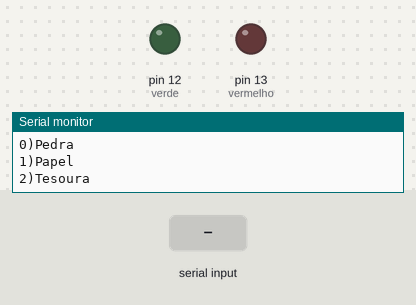
Simulated run of this sketch. Board: Arduino Uno, built with avr-gcc and run on an emulated ATmega328P. On the bench: output pins drawn as LEDs (lit = HIGH), the last lines printed to the serial monitor. The test bench sets the inputs (shaded band). Random numbers use the default seed unless the sketch sets one.

Above: at 1.2 s.
1.3 s: "90,45\n" received over Serial
At 3.6 s:
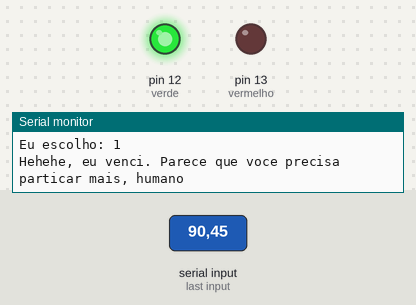
3.9 s: "30,150\n" received over Serial
At 6.6 s:
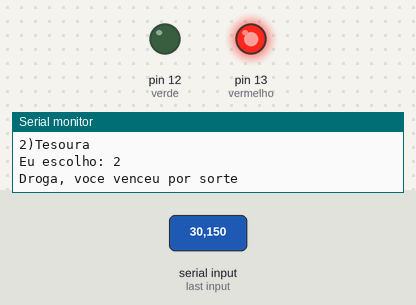
6.9 s: "0\n" received over Serial
At 8.3 s:
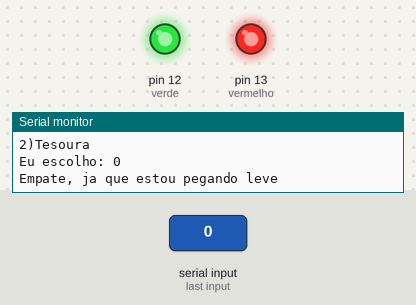
9.9 s: "1\n" received over Serial
12.9 s: "2\n" received over Serial
At 17.0 s:
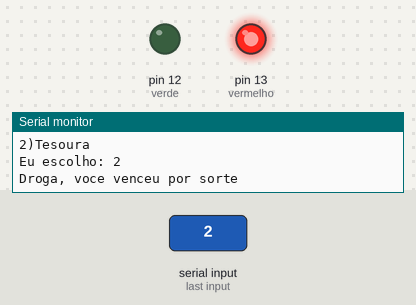
Timing chart, 0 to 19.4 s (numbered marks = the images above; inputs shaded):
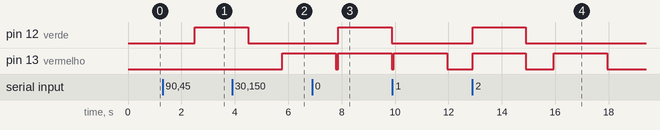

Measured:
- after the input at 1.3 s, pin 12 (verde): LOW → HIGH after 1.2 s
- after the input at 3.9 s, pin 13 (vermelho): LOW → HIGH after 1.9 s
- after the input at 6.9 s, pin 12 (verde): LOW → HIGH after 0.97 s, → LOW 2.0 s later
- after the input at 12.9 s, pin 12 (verde): LOW → HIGH at once, → LOW 2.0 s later

The sketch:

janken.ino
```cpp
//Author: Caio Viktor.
int vermelho = 13;
int verde = 12;
void setup() {
  // put your setup code here, to run once:
  pinMode(vermelho,OUTPUT);
  pinMode(verde,OUTPUT);
  Serial.begin(9600);

}

void acendeVermelho(float segundos){
  digitalWrite(vermelho,HIGH);
  if(segundos > 0){
    delay(1000 * segundos);
    digitalWrite(vermelho,LOW);
  }
}

void acendeVerde(float segundos){
  digitalWrite(verde,HIGH);
  if(segundos > 0){
    delay(1000 * segundos);
    digitalWrite(verde,LOW);
  }
}

void apagarLed(int led){
  switch(led){
    case 0:
        digitalWrite(vermelho,LOW);
      break;
      case 1:
        digitalWrite(verde,LOW);
      break;
  }
}

boolean espera = false;

int getVencedor(int p1,int p2){
  if(p1 == p2)
    return 0;
  if( (p1 == 0 && p2 == 2) || (p1 == 1 && p2 == 0) || (p1 == 2 && p2 == 1))
    return 1;
  return 2;
}

void loop() {
  // put your main code here, to run repeatedly:
  //Serial.println("Ola");
  if(!espera){
    Serial.println("Ola escolha sua opcao:\n\r0)Pedra\n\r1)Papel\n\r2)Tesoura");
    espera = true;
  }
  else{
    if(Serial.available()){
      int opcao = Serial.parseInt();
      if(opcao > 2 || opcao < 0){
        Serial.println("Opcao invalida");
      }else{
        int p2 = rand() % 3;
        String fala = "Eu escolho: ";
        fala.concat(p2);
        Serial.println(fala);
        switch(getVencedor(opcao,p2)){
          case 0:
            Serial.println("Empate, ja que estou pegando leve");
            acendeVermelho(0);
            acendeVerde(0);
            delay(2000);
            apagarLed(0);
            apagarLed(1);
          break;
          case 1:
            Serial.println("Droga, voce venceu por sorte");
            acendeVermelho(2);
          break;
          case 2:
            Serial.println("Hehehe, eu venci. Parece que voce precisa particar mais, humano");
            acendeVerde(2);
          break;
        }
      }
      Serial.println("\n\n---------------------------------------------");
      espera = false;
     }
  }
}
```
